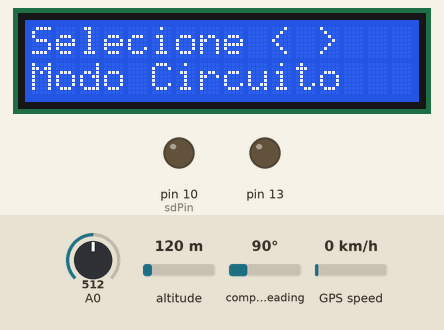
The sketch below on a simulated Arduino Uno, built with avr-gcc and run on an emulated ATmega328P. Shown: 16×2 character LCD, output pins drawn as LEDs (lit = HIGH). The test bench sets the inputs (shaded band); at power-on: A0 = 512, GPS speed 0 km/h, altitude 120 m, compass heading 90°. Storage starts empty; the GPS gets a fix after 3 s at 37.7749, -122.4194 with 8 satellites.

Above: at 4.3 s.
4.4 s: A0 set to 539
8.4 s: A0 set to 570
At 10.7 s:
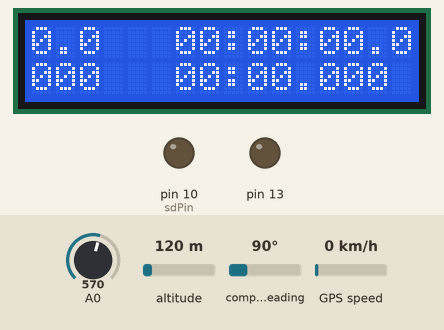
12.4 s: GPS speed set to 2 km/h
At 14.7 s:
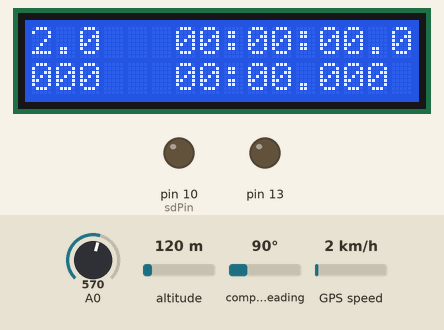
15.0 s: GPS speed set to 30 km/h
At 16.9 s:
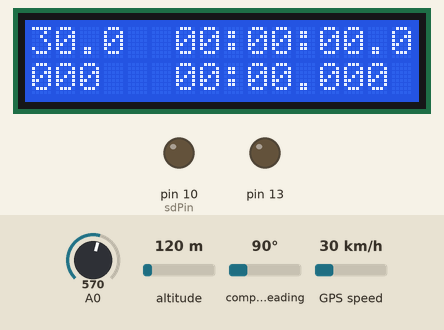
19.0 s: GPS speed set to 60 km/h
At 21.7 s:
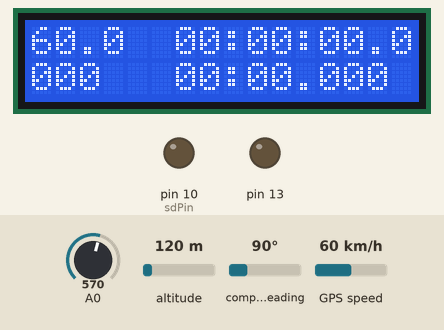
22.0 s: A0 set to 306
Timing chart, 0 to 25.0 s (numbered marks = the images above; inputs shaded):
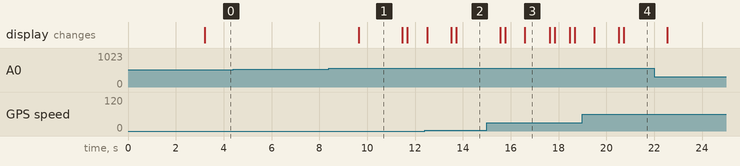

Measured:
- the behaviour switches between 554 and 555 on A0 (found by bisection; images 0 and 1)
- after the input at 4.4 s, every drawn part: stays the same
- after the input at 8.4 s, the display: changes after 1.2 s (image 1)
- after the input at 12.4 s, the display: changes after 0.10 s (image 2)
- after the input at 15.0 s, the display: first differs from a run without the input after 1.6 s (image 3)
- after the input at 19.0 s, the display: changes after 0.49 s (image 4)
- what the display in image 1 shows lasts 1.9 s, from 9.6 s to 11.5 s
- what the display in image 3 shows lasts 1.0 s, from 16.6 s to 17.6 s

The sketch:

ART_Embebbed.ino
```cpp
/*
  Menu - OK

  Circuito
    Capturar satelites - OK
    Recuperar velocidade - OK
    Tempo total de sessão - OK
    Implementar algoritmo de passagem na linha de chegada
    Tempo da volta
    Expor na tela - OK
    Gravar log no txt

  Trilha
    Capturar satelites - OK
    Recuperar velocidade - OK
    Tempo total de sessão - OK
    Expor na tela - OK
    Gravar log no txt
*/
//Include
#include <SD.h>
#include <SoftwareSerial.h>
#include <LiquidCrystal.h>
#include <TinyGPS.h>

//Define
//SD Card
#define sdPin 10
// GPS
#define rxPin 2
#define txPin 3
#define PMTK_SET_NMEA_UPDATE_1HZ "$PMTK220,1000*1F"
#define PMTK_SET_NMEA_UPDATE_5HZ "$PMTK220,200*2C"
#define PMTK_SET_NMEA_UPDATE_10HZ "$PMTK220,100*2F"
#define PMTK_SET_NMEA_OUTPUT_RMCONLY "$PMTK314,0,1,0,0,0,0,0,0,0,0,0,0,0,0,0,0,0,0,0*29"
#define PMTK_SET_NMEA_OUTPUT_ALLDATA "$PMTK314,1,1,1,1,1,1,0,0,0,0,0,0,0,0,0,0,0,0,0*28"
//Botões
#define btnRIGHT  0
#define btnUP     1
#define btnDOWN   2
#define btnLEFT   3
#define btnSELECT 4
#define btnNONE   5
// Linha de largada
#define MIN(x, y)                     (((x) < (y)) ? (x) : (y))
#define MAX(x, y)                     (((x) > (y)) ? (x) : (y))

struct point_ {
  long latitude;
  long longitude;
} previousPos, currentPos;

struct startFinishLine_ {
  point_ pointA;
  point_ pointB;
} startFinish;

struct sessionInfo_ {
  unsigned long beginTime;
  unsigned long lastTime;
  unsigned long totalTime;
  float currentSpeed;
  unsigned long age;
  int satCount;
} sessionInfo;

struct lapInfo_ {
  unsigned long lapTime;
  int currentLap;
} lapInfo;

// Variaveis globais
File gpsFile;
TinyGPS gps;
LiquidCrystal lcd(8, 9, 4, 5, 6, 7);
bool statusLogging;

// Variaveis Globais de controle
static char gpsFileName[13];
static bool fileOpened = false;
static int menu = -1;
static int posMenu = -1;
char* menuPrincipal[2] = {"Modo Circuito", "Modo Trilha"};
int lcd_key     = 0;
int adc_key_in  = 0;

SoftwareSerial gpsSerial(rxPin, txPin);

// read the buttons
int read_LCD_buttons()
{
 adc_key_in = analogRead(0);      // read the value from the sensor
 // my buttons when read are centered at these valies: 0, 144, 329, 504, 741
 // we add approx 50 to those values and check to see if we are close
 if (adc_key_in > 1000) return btnNONE; // We make this the 1st option for speed reasons since it will be the most likely result
 if (adc_key_in < 50)   return btnRIGHT;
 if (adc_key_in < 195)  return btnUP;
 if (adc_key_in < 380)  return btnDOWN;
 if (adc_key_in < 555)  return btnLEFT;
 if (adc_key_in < 790)  return btnSELECT;
 return btnNONE;  // when all others fail, return this...
}

//setup
void setup() {
  // Iniciando serials
  Serial.begin(115200);
  gpsSerial.begin(9600);

  //Setando pinagem do SD
  pinMode(sdPin, OUTPUT);
  if (SD.begin(sdPin)) {
    fileOpened = openGPSFile();
  }

  pinMode(13, OUTPUT);

  // LCD
  lcd.begin(16, 2);
  lcd.clear();

  showSplashScreen();

  //GPS
  // uncomment this line to turn on only the "minimum recommended" data for high update rates!
  gpsSerial.println(PMTK_SET_NMEA_OUTPUT_RMCONLY);

  // uncomment this line to turn on all the available data - for 9600 baud you'll want 1 Hz rate
  //gpsSerial.println(PMTK_SET_NMEA_OUTPUT_ALLDATA);

  // Set the update rate
  // 1 Hz update rate
  //gpsSerial.println(PMTK_SET_NMEA_UPDATE_1HZ);
  // 5 Hz update rate- for 9600 baud you'll have to set the output to RMC only (see above)
  gpsSerial.println(PMTK_SET_NMEA_UPDATE_5HZ);
  //10 Hz update rate - for 9600 baud you'll have to set the output to RMC only (see above)
  //gpsSerial.println(PMTK_SET_NMEA_UPDATE_10HZ);

  statusLogging = false;

  startFinish.pointA.latitude = -23956103;
  startFinish.pointA.longitude = -46374495;
  startFinish.pointB.latitude = -23956115;
  startFinish.pointB.longitude = -46374428;
}

void loop () {

  lcd_key = read_LCD_buttons();
  feedgps();

  if(menu == 0 || menu == 1) {
    generateInfoPainel();
  } else {
    generateMenu();
  }

//  static int byteCount = 0;
//  static unsigned long lastTime = 0;
//
//  if (!gpsSerial.available()) return;
//  char c = gpsSerial.read();
//
//  if(fileOpened) {
//    gpsFile.write(c);
//    if (++byteCount >= 1024) {
//        // flush to file every 1KB
//        gpsFile.flush();
//        byteCount = 0;
//    }
//  }
}

void generateMenu() {
  if(lcd_key == btnLEFT) {
    if(posMenu == 1) posMenu--;
  } else if (lcd_key == btnRIGHT) {
    if(posMenu == 0) posMenu++;
  } else if (lcd_key == btnSELECT) {
    menu = posMenu;
    delay(1000);
  }

  if(lcd_key == btnLEFT || lcd_key == btnRIGHT || posMenu == -1) {
    if(posMenu == -1) posMenu = 0;
    lcd.clear();
    lcd.setCursor(0, 0);
    lcd.print("Selecione < >");
    lcd.setCursor(0, 1);
    lcd.print(menuPrincipal[posMenu]);
  }
}

void generateInfoPainel() {

  bool newData = false;
  unsigned long start = millis();

  while (millis() - start < 200)
  {
    if (feedgps())
      newData = true;
  }

  if (lcd_key == btnSELECT) {
     statusLogging = statusLogging == true ? false : true;
     if(statusLogging) {
       sessionInfo.beginTime = millis();
       lapInfo.currentLap = 0;
     }
  }

  if(newData) {
    if (statusLogging) {
      previousPos.latitude = currentPos.latitude;
      previousPos.longitude = currentPos.longitude;
      gps.get_position(&currentPos.latitude, &currentPos.longitude, &sessionInfo.age);
      sessionInfo.satCount = gps.satellites() == TinyGPS::GPS_INVALID_SATELLITES ? 0 : gps.satellites();
      if(sessionInfo.satCount > 0) {
        if(crossLine(previousPos.latitude, previousPos.longitude, currentPos.latitude, currentPos.longitude)) {
          lapInfo.currentLap++;
        }
        sessionInfo.lastTime = millis();
        sessionInfo.currentSpeed = gps.f_speed_kmph() == TinyGPS::GPS_INVALID_F_SPEED ? 0 : gps.f_speed_kmph();
        sessionInfo.totalTime = sessionInfo.lastTime - sessionInfo.beginTime;
        if(menu == 0) {
          lapInfo.currentLap = lapInfo.currentLap;
          lapInfo.lapTime = sessionInfo.lastTime - sessionInfo.beginTime;
        }
      }
    } else {
       lcd.clear();
       lcd.setCursor(0, 0);
       lcd.print("INICIAR?");
       lcd.setCursor(10, 0);
       lcd.print("SAT=");
       lcd.print(gps.satellites() == TinyGPS::GPS_INVALID_SATELLITES ? 0 : gps.satellites());
       lcd.setCursor(0, 1);
       lcd.print("APERTE SELECT");
     }
  }

  if(statusLogging) {
      lcd.clear();
      //Mostra a velocidade
      lcd.setCursor(0, 0);
      printFloat(sessionInfo.currentSpeed, TinyGPS::GPS_INVALID_F_SPEED, 3, 1);
      //Mostra o tempo total
      lcd.setCursor(6, 0);
      lcd.print(formatTotalTimeString(sessionInfo.totalTime));
      if(menu == 0) {
        //Voltas
        lcd.setCursor(0, 1);
        lcd.print(formatNumber(lapInfo.currentLap, 3));
        //Tempo de volta
        lcd.setCursor(6, 1);
        lcd.print(formatLapTimeString(lapInfo.lapTime));
      }
  }
}

void showSplashScreen() {

  lcd.clear();
  lcd.setCursor(0, 0);
  lcd.print("Arduino");
  lcd.setCursor(0, 1);
  lcd.print("Kart Telemetry");

  delay(3000);

}

bool feedgps()
{
  while (gpsSerial.available())
  {
    char gpsData = gpsSerial.read();
    if (gps.encode(gpsData)) {
      return true;
    }
  }
  return false;
}

bool openGPSFile()
{
    // open log file
    for (unsigned int index = 0; index < 65535; index++) {
        sprintf(gpsFileName, "GPS%05d.TXT", index);
        if (!SD.exists(gpsFileName)) {
            gpsFile = SD.open(gpsFileName, FILE_WRITE);
            if (gpsFile) {
                return true;
            }
            break;
        }
    }
    return false;
}

static void printFloat(float val, float invalid, int len, int prec)
{
  char sz[32];
  if (val == invalid)
  {
    strcpy(sz, "*******");
    sz[len] = 0;
        if (len > 0)
          sz[len-1] = ' ';
    for (int i=7; i<len; ++i)
        sz[i] = ' ';
    lcd.print(sz);
  }
  else
  {
    lcd.print(val, prec);
    int vi = abs((int)val);
    int flen = prec + (val < 0.0 ? 2 : 1);
    flen += vi >= 1000 ? 4 : vi >= 100 ? 3 : vi >= 10 ? 2 : 1;
    for (int i=flen; i<len; ++i)
      lcd.print(" ");
  }
  feedgps();
}

static void printInt(unsigned long val, unsigned long invalid, int len)
{
  char sz[32];
  if (val == invalid)
    strcpy(sz, "*******");
  else
    sprintf(sz, "%ld", val);
  sz[len] = 0;
  for (int i=strlen(sz); i<len; ++i)
    sz[i] = ' ';
  if (len > 0)
    sz[len-1] = ' ';
  lcd.print(sz);
  feedgps();
}

String formatLapTimeString(unsigned long tempTime) {

   int millisec; int second; int minute; int hour;

   millisec = tempTime % 1000;
   second = (tempTime / 1000) % 60;
   minute = ((tempTime / 1000) / 60) % 60;

   String result = formatNumber(minute, 2) + ":" + formatNumber(second, 2) + "." + formatNumber(millisec, 3);

   return result;
}

String formatTotalTimeString(unsigned long tempTime) {

   int millisec; int second; int minute; int hour;

   millisec = tempTime % 1000;
   second = (tempTime / 1000) % 60;
   minute = ((tempTime / 1000) / 60) % 60;
   hour = ((tempTime / 1000) / 60 / 60);

   String result = formatNumber(hour, 2) + ":" + formatNumber(minute, 2) + ":" + formatNumber(second, 2) + "." + formatNumber(millisec, 1);

   return result;
}

String formatNumber(int value, int qtd){
  String number = String(value);
  if(number.length() >= qtd) {
    number = number.substring(0, qtd);
  } else {
    for(int x = number.length(); x < qtd; x++) {
      if(x <= qtd) {
        number = "0" + number;
      }
    }
  }
  return number;
}

bool crossLine(float previousLatitude, float previousLongitude, float currentLatitude, float currentLongitude) {
  // Store the values for fast access and easy
  // equations-to-code conversion
  float x1 = previousLatitude, x2 = currentLatitude, x3 = startFinish.pointA.latitude, x4 = startFinish.pointB.latitude;
  float y1 = previousLongitude, y2 = currentLongitude, y3 = startFinish.pointA.longitude, y4 = startFinish.pointB.longitude;
  float d = (x1 - x2) * (y3 - y4) - (y1 - y2) * (x3 - x4);

  // If d is zero, there is no intersection
  if (d == 0) return false;

  // Get the x and y
  float pre = (x1 * y2 - y1 * x2), post = (x3 * y4 - y3 * x4);
  float x = (pre * (x3 - x4) - (x1 - x2) * post) / d;
  float y = (pre * (y3 - y4) - (y1 - y2) * post) / d;

  // Check if the x and y coordinates are within both lines
  if (x < MIN(x1, x2) || x > MAX(x1, x2) || x < MIN(x3, x4) || x > MAX(x3, x4)) return false;
  if (y < MIN(y1, y2) || y > MAX(y1, y2) || y < MIN(y3, y4) || y > MAX(y3, y4)) return false;

  // Return the point of intersection
  return true;
}
```
